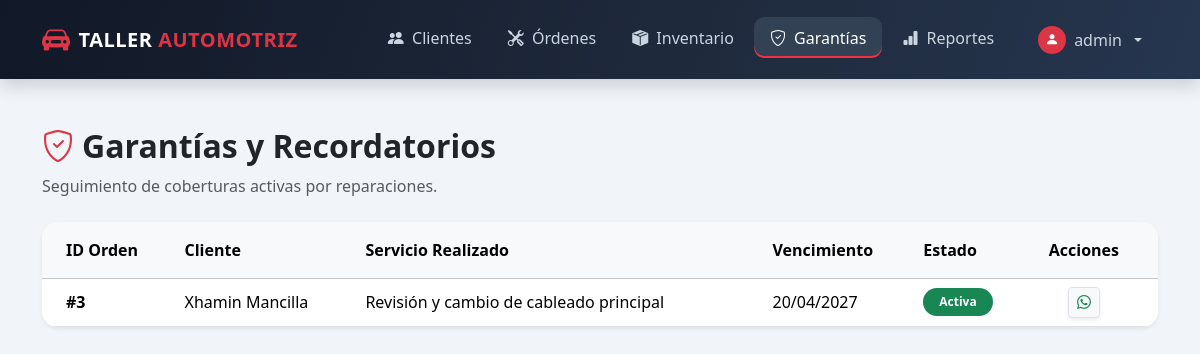
/index.php?modulo=garantias (signed in), run on the app's committed database.
### tables this page shows
CREATE TABLE IF NOT EXISTS `garantias` (
  `id` int(11) NOT NULL AUTO_INCREMENT,
  `orden_id` int(11) NOT NULL,
  `servicio_realizado` text NOT NULL,
  `fecha_vencimiento` date NOT NULL,
  `estado` enum('Activa','Vencida','Reclamada') DEFAULT 'Activa',
  PRIMARY KEY (`id`),
  KEY `orden_id` (`orden_id`)
);

CREATE TABLE IF NOT EXISTS `ordenes_servicio` (
  `id` int(11) NOT NULL AUTO_INCREMENT,
  `vehiculo_id` int(11) NOT NULL,
  `descripcion_falla` text,
  `estado` enum('Pendiente','En Proceso','Terminado','Entregado') DEFAULT 'Pendiente',
  `fecha_ingreso` timestamp NULL DEFAULT CURRENT_TIMESTAMP,
  `total` decimal(10,2) NOT NULL DEFAULT '0.00',
  PRIMARY KEY (`id`),
  KEY `vehiculo_id` (`vehiculo_id`)
);

CREATE TABLE IF NOT EXISTS `clientes` (
  `id` int(11) NOT NULL AUTO_INCREMENT,
  `nombre` varchar(150) NOT NULL,
  `documento` varchar(20) NOT NULL,
  `telefono` varchar(20) DEFAULT NULL,
  `email` varchar(100) DEFAULT NULL,
  `fecha_registro` timestamp NULL DEFAULT CURRENT_TIMESTAMP,
  PRIMARY KEY (`id`),
  UNIQUE KEY `documento` (`documento`)
);

### models/GarantiaModel.php (called while the page is built, shortened)
<?php
require_once __DIR__ . '/../config/conexion.php';
class GarantiaModel {
    private $conn;
    public function __construct() {
        $db = new Conexion();
        $this->conn = $db->conectar();
    }
    public function listarGarantias() {
        $stmt = $this->conn->prepare("
            SELECT g.*, o.id as orden_id, c.nombre as cliente, c.telefono
            FROM garantias g
            INNER JOIN ordenes_servicio o ON g.orden_id = o.id
            INNER JOIN vehiculos v ON o.vehiculo_id = v.id
            INNER JOIN clientes c ON v.cliente_id = c.id
        ");
        $stmt->execute();
        return $stmt->fetchAll(PDO::FETCH_ASSOC);
    }
}
?>

### config/conexion.php (called while the page is built, shortened)
<?php
class Conexion {
    private $host = "localhost";
    private $db_name = "taller_automotriz";
    private $username = "root";
    private $password = "";
    public function conectar() {
        $this->conn = null;
        try {
            $this->conn = new PDO(
                "mysql:host=" . $this->host . ";dbname=" . $this->db_name . ";charset=utf8mb4",
                $this->username,
                $this->password
            );
            $this->conn->setAttribute(PDO::ATTR_ERRMODE, PDO::ERRMODE_EXCEPTION);
            $this->conn->setAttribute(PDO::ATTR_DEFAULT_FETCH_MODE, PDO::FETCH_ASSOC);
        } catch(PDOException $exception) {
            error_log('Error de conexión a la base de datos: ' . $exception->getMessage());
            throw new RuntimeException('No se pudo conectar con la base de datos.');
        }
        return $this->conn;
    }
}
?>

### views/garantias/index.php (the view)
<?php
require_once 'models/GarantiaModel.php';
$garModel = new GarantiaModel();
$garantias = $garModel->listarGarantias();
?>
<div class="row mb-4 align-items-center">
    <div class="col-md-8">
        <h2 class="fw-bold text-dark"><i class="bi bi-shield-check text-danger me-2"></i>Garantías y Recordatorios</h2>
        <p class="text-muted mb-0">Seguimiento de coberturas activas por reparaciones.</p>
    </div>
</div>
<div class="card border-0 shadow-sm rounded-4 overflow-hidden">
    <div class="card-body p-0">
        <div class="table-responsive">
            <table class="table table-hover align-middle mb-0">
                <thead class="table-light text-secondary">
                    <tr>
                        <th class="ps-4 py-3">ID Orden</th>
                        <th class="py-3">Cliente</th>
                        <th class="py-3">Servicio Realizado</th>
                        <th class="py-3">Vencimiento</th>
                        <th class="py-3">Estado</th>
                        <th class="text-center pe-4 py-3">Acciones</th>
                    </tr>
                </thead>
                <tbody>
                    <?php if (count($garantias) > 0): foreach ($garantias as $g): ?>
                            <tr>
                                <td class="ps-4 fw-bold">#<?= (int) $g['orden_id'] ?></td>
                                <td><?= htmlspecialchars($g['cliente']) ?></td>
                                <td><?= htmlspecialchars($g['servicio_realizado']) ?></td>
                                <td><?= htmlspecialchars(date("d/m/Y", strtotime($g['fecha_vencimiento'])), ENT_QUOTES, 'UTF-8') ?></td>
                                <td><span class="badge bg-success px-3 py-2 rounded-pill"><?= htmlspecialchars($g['estado'], ENT_QUOTES, 'UTF-8') ?></span></td>
                                <td class="text-center pe-4">
                                    <a href="https://wa.me/51<?= rawurlencode($g['telefono']) ?>?text=<?= rawurlencode('Hola ' . $g['cliente'] . ', le escribimos de Taller Automotriz para recordarle sobre la garantía de su servicio (Vence: ' . $g['fecha_vencimiento'] . ').') ?>"
                                        target="_blank"
                                        class="btn btn-sm btn-light border shadow-sm text-success"
                                        title="Enviar WhatsApp">
                                        <i class="bi bi-whatsapp"></i>
                                    </a>
                                </td>
                            </tr>
                        <?php endforeach;
                    else: ?>
                        <tr>
                            <td colspan="6" class="text-center py-4 text-muted">No hay garantías activas.</td>
                        </tr>
                    <?php endif; ?>
                </tbody>
            </table>
        </div>
    </div>
</div>

### views/layout/header.php (style rules this page uses)
body { background: #f1f5f9; font-family: system-ui, -apple-system, sans-serif; color: #172033; }

### data on the page
garantias: orden "3", clientes.nombre "Xhamin Mancilla", servicio_realizado "Revisión y cambio de cableado principal", fecha_vencimiento "20/04/2027", estado "Activa"

### other printed values
$_SESSION['nombre_usuario'] "admin"
